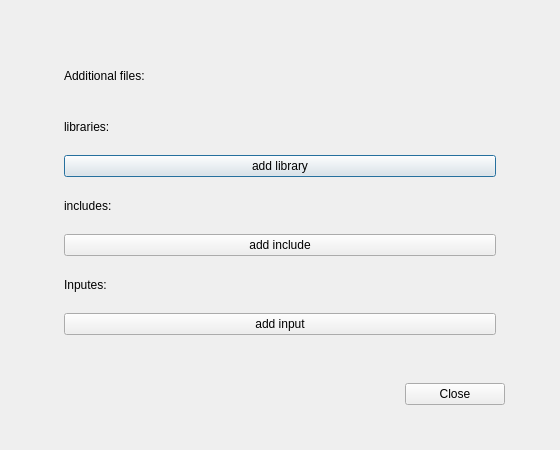
<?xml version="1.0" encoding="UTF-8"?>
<ui version="4.0">
 <class>DialogPropertiesProject</class>
 <widget class="QDialog" name="DialogPropertiesProject">
  <property name="geometry">
   <rect>
    <x>0</x>
    <y>0</y>
    <width>560</width>
    <height>450</height>
   </rect>
  </property>
  <property name="maximumSize">
   <size>
    <width>560</width>
    <height>450</height>
   </size>
  </property>
  <property name="windowTitle">
   <string>Properties</string>
  </property>
  <property name="windowIcon">
   <iconset resource="sources.qrc">
    <normaloff>:/sources/img/icons/setting.svg</normaloff>:/sources/img/icons/setting.svg</iconset>
  </property>
  <property name="layoutDirection">
   <enum>Qt::RightToLeft</enum>
  </property>
  <property name="styleSheet">
   <string notr="true"/>
  </property>
  <layout class="QGridLayout" name="gridLayout">
   <item row="0" column="0">
    <widget class="QWidget" name="widget" native="true">
     <property name="minimumSize">
      <size>
       <width>450</width>
       <height>0</height>
      </size>
     </property>
     <property name="maximumSize">
      <size>
       <width>450</width>
       <height>300</height>
      </size>
     </property>
     <property name="layoutDirection">
      <enum>Qt::LeftToRight</enum>
     </property>
     <layout class="QVBoxLayout" name="verticalLayout">
      <item>
       <widget class="QLabel" name="labelSubTitleAddFile">
        <property name="sizePolicy">
         <sizepolicy hsizetype="Fixed" vsizetype="Fixed">
          <horstretch>0</horstretch>
          <verstretch>0</verstretch>
         </sizepolicy>
        </property>
        <property name="maximumSize">
         <size>
          <width>16777215</width>
          <height>60</height>
         </size>
        </property>
        <property name="text">
         <string>Additional files:</string>
        </property>
       </widget>
      </item>
      <item>
       <widget class="QLabel" name="labelLibrary">
        <property name="text">
         <string>libraries:</string>
        </property>
       </widget>
      </item>
      <item>
       <widget class="QPushButton" name="pushButtonAddLibrary">
        <property name="minimumSize">
         <size>
          <width>250</width>
          <height>0</height>
         </size>
        </property>
        <property name="cursor">
         <cursorShape>PointingHandCursor</cursorShape>
        </property>
        <property name="styleSheet">
         <string notr="true"/>
        </property>
        <property name="text">
         <string>add library</string>
        </property>
       </widget>
      </item>
      <item>
       <widget class="QLabel" name="labelInclude">
        <property name="text">
         <string>includes:</string>
        </property>
       </widget>
      </item>
      <item>
       <widget class="QPushButton" name="pushButtonAddInclude">
        <property name="minimumSize">
         <size>
          <width>250</width>
          <height>0</height>
         </size>
        </property>
        <property name="cursor">
         <cursorShape>PointingHandCursor</cursorShape>
        </property>
        <property name="styleSheet">
         <string notr="true"/>
        </property>
        <property name="text">
         <string>add include</string>
        </property>
       </widget>
      </item>
      <item>
       <widget class="QLabel" name="labelInput">
        <property name="text">
         <string>Inputes:</string>
        </property>
       </widget>
      </item>
      <item>
       <widget class="QPushButton" name="pushButtonAddInput">
        <property name="minimumSize">
         <size>
          <width>250</width>
          <height>0</height>
         </size>
        </property>
        <property name="cursor">
         <cursorShape>PointingHandCursor</cursorShape>
        </property>
        <property name="styleSheet">
         <string notr="true"/>
        </property>
        <property name="text">
         <string>add input</string>
        </property>
       </widget>
      </item>
     </layout>
    </widget>
   </item>
   <item row="2" column="0">
    <widget class="QPushButton" name="pushButton">
     <property name="maximumSize">
      <size>
       <width>100</width>
       <height>16777215</height>
      </size>
     </property>
     <property name="layoutDirection">
      <enum>Qt::RightToLeft</enum>
     </property>
     <property name="text">
      <string>Close</string>
     </property>
    </widget>
   </item>
  </layout>
 </widget>
 <resources>
  <include location="sources.qrc"/>
 </resources>
 <connections>
  <connection>
   <sender>pushButton</sender>
   <signal>clicked()</signal>
   <receiver>DialogPropertiesProject</receiver>
   <slot>accept()</slot>
   <hints>
    <hint type="sourcelabel">
     <x>459</x>
     <y>390</y>
    </hint>
    <hint type="destinationlabel">
     <x>493</x>
     <y>429</y>
    </hint>
   </hints>
  </connection>
 </connections>
</ui>
